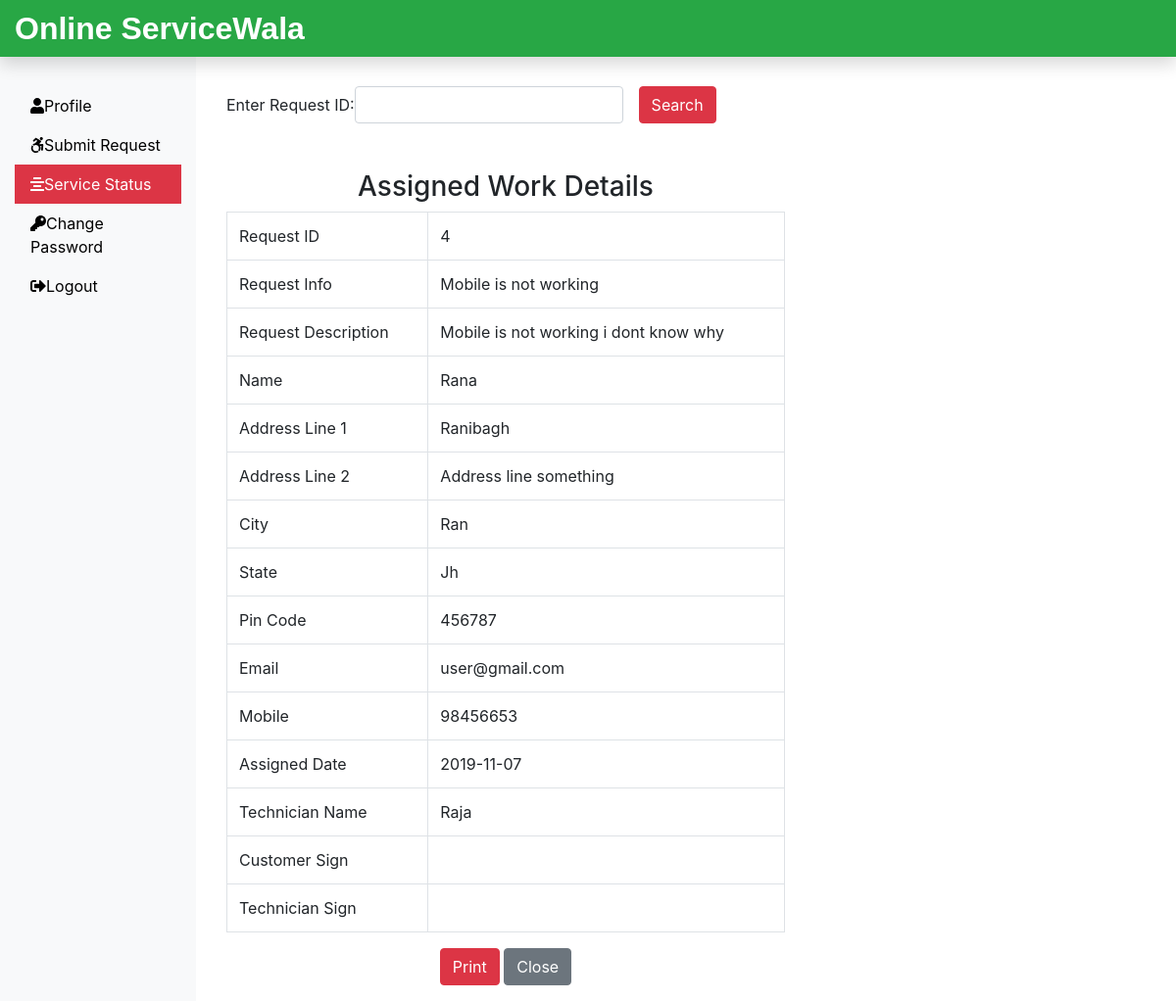
Page /Requester/CheckStatus.php?checkid=4 (signed in) on the committed database.
### tables this page shows
CREATE TABLE `assignwork_tb` (
  `rno` int(11) NOT NULL,
  `request_id` int(11) NOT NULL,
  `request_info` text NOT NULL,
  `request_desc` text NOT NULL,
  `requester_name` varchar(60) NOT NULL,
  `requester_add1` text NOT NULL,
  `requester_add2` text NOT NULL,
  `requester_city` varchar(60) NOT NULL,
  `requester_state` varchar(60) NOT NULL,
  `requester_zip` int(11) NOT NULL,
  `requester_email` varchar(60) NOT NULL,
  `requester_mobile` bigint(20) NOT NULL,
  `assign_tech` varchar(60) NOT NULL,
  `assign_date` date NOT NULL
);

### Requester/CheckStatus.php (the view, shortened to what this page needs)
<?php
include('includes/header.php');
include('../dbConnection.php');
?>
<div class="col-sm-6 mt-5 mx-3">
 <form action="" method="post" class="form-inline">
  <div class="form-group mr-3">
   <label for="checkid">Enter Request ID: </label>
   <input type="text" class="form-control" name="checkid" id="checkid" onkeypress="isInputNumber(event)">
  </div>
  <button type="submit" class="btn btn-danger">Search</button>
 </form>
 <?php
  if(isset($_REQUEST['checkid'])){
   if($_REQUEST['checkid'] == ""){
    $msg = '<div class="alert alert-warning col-sm-6 ml-5 mt-2" role="alert"> Fill All Fileds </div>';
   } else {
    $sql = "SELECT * FROM assignwork_tb WHERE request_id = {$_REQUEST['checkid']}";
    $result = $conn->query($sql);
    $row = $result->fetch_assoc();
    if((isset($row['request_id']) == isset($_REQUEST['checkid']))){ ?>
    <h3 class="text-center mt-5">Assigned Work Details</h3>
    <table class="table table-bordered">
     <tbody>
      <tr>
       <td>Request ID</td>
       <td><?php if(isset($row['request_id'])){echo $row['request_id'];} ?></td>
      </tr>
      <tr>
       <td>Request Info</td>
       <td><?php if(isset($row['request_info'])){echo $row['request_info'];} ?></td>
      </tr>
      <tr>
       <td>Request Description</td>
       <td><?php if(isset($row['request_desc'])){echo $row['request_desc'];} ?></td>
      </tr>
      <tr>
       <td>Name</td>
       <td>
         <?php if(isset($row['requester_name'])) {echo $row['requester_name']; } ?>
       </td>
      </tr>
      <tr>
       <td>Address Line 1</td>
       <td>
         <?php if(isset($row['requester_add1'])) {echo $row['requester_add1']; } ?>
       </td>
      </tr>
      <tr>
       <td>Address Line 2</td>
       <td>
         <?php if(isset($row['requester_add2'])) {echo $row['requester_add2']; } ?>
       </td>
      </tr>
      <tr>
       <td>City</td>
       <td>
         <?php if(isset($row['requester_city'])) {echo $row['requester_city']; } ?>
       </td>
      </tr>
      <tr>
       <td>State</td>
       <td>
         <?php if(isset($row['requester_state'])) {echo $row['requester_state']; } ?>
       </td>
      </tr>
      <tr>
       <td>Pin Code</td>
       <td>
         <?php if(isset($row['requester_zip'])) {echo $row['requester_zip']; } ?>
       </td>
      </tr>
      <tr>
       <td>Email</td>
       <td>
         <?php if(isset($row['requester_email'])) {echo $row['requester_email']; } ?>
       </td>
      </tr>
      <tr>
       <td>Mobile</td>
       <td>
         <?php if(isset($row['requester_mobile'])) {echo $row['requester_mobile']; } ?>
       </td>
      </tr>
      <tr>
       <td>Assigned Date</td>
       <td>
         <?php if(isset($row['assign_date'])) {echo $row['assign_date']; } ?>
       </td>
      </tr>
      <tr>
       <td>Technician Name</td>
       <td><?php if(isset($row['assign_tech'])) {echo $row['assign_tech']; } ?></td>
      </tr>
      <tr>
       <td>Customer Sign</td>
       <td></td>
      </tr>
      <tr>
       <td>Technician Sign</td>
       <td></td>
      </tr>
     </tbody>
    </table>
    <div class="text-center">
     <form action="" class="mb-3 d-print-none">
      <input class="btn btn-danger" type="submit" value="Print" onClick="window.print()">
      <input class="btn btn-secondary" type="submit" value="Close">
     </form>
    </div>
    <?php } else {
     echo '<div class="alert alert-info mt-4">Your Request is Still Pending</div>';
    }
   }
 }?>
</div>
<?php
include('includes/footer.php');
?>

### rows in the picture
assignwork_tb: request "4", request_info "Mobile is not working", request_desc "Mobile is not working i dont know why", requester_name "Rana", requester_add1 "Ranibagh", requester_add2 "Address line something", requester_city "Ran", requester_state "Jh", requester_zip "456787", requester_email "user@gmail.com", requester_mobile "98456653", assign_date "2019-11-07", assign_tech "Raja"
